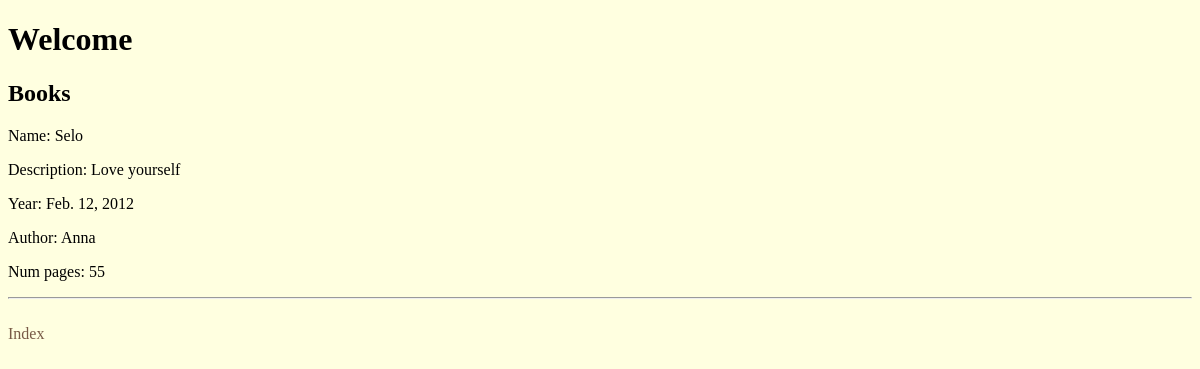
/books/Selo, run on the app's committed database.
### fresh_app/models.py (models this page shows, shortened)
class Book(models.Model):
    name = models.CharField(max_length=100)
    description = models.TextField()
    year = models.DateField()
    author = models.ForeignKey(Author, on_delete=models.CASCADE)
    num_pages = models.IntegerField()

class Author(models.Model):
    fio = models.CharField(max_length=100)
    birth_date = models.DateField()

### fresh_app/views.py (the view)
# urls.py: path('books/', BookListView.as_view(), name='book-list'),
class BookListView(ListView):
    template_name = 'main/book_list.html'
    model = Book
    context_object_name = 'books'
    def get_queryset(self):
        name = self.kwargs.get('name')
        start = self.kwargs.get('start')
        end = self.kwargs.get('end')
        query = self.kwargs.get('query')
        author_query = self.kwargs.get('author_query')
        if name:
            return Book.objects.filter(name__icontains=name)
        elif start and end:
            return Book.objects.filter(num_pages__gte=start, num_pages__lte=end)
        elif query:
            return Book.objects.filter(Q(name__icontains=query) | Q(description__icontains=query))
        elif author_query:
            return Book.objects.filter(author__fio__icontains=author_query)
        return Book.objects.all()

### templates/main/book_list.html
{% extends 'base.html' %}
{% load static %}
{% block style %}
<link rel="stylesheet" href="{% static 'css/style.css' %}">
{% endblock style %}
{% block content %}
<h1>Welcome</h1>
<h2>Books</h2>
{% for book in books %}
<p>Name: {{book.name}}</p>
<p>Description: {{book.description}}</p>
<p>Year: {{book.year}}</p>
<p>Author: {{book.author.fio}}</p>
<p>Num pages: {{book.num_pages}}</p>
<hr>
{% endfor %}
<br><a href="{% url 'index' %}">Index</a>
{% endblock %}

### static/css/style.css (style rules this page uses)
body { background: lightyellow; }
a { color: #785A46; text-decoration: none; }

### data on the page
Book: name "Selo", description "Love yourself", year "Feb. 12, 2012", author.fio "Anna", num_pages "55"
